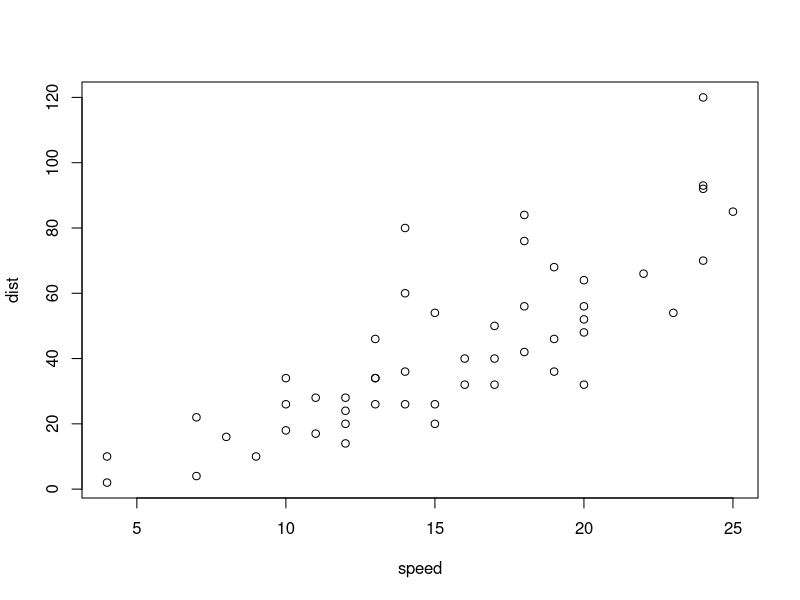
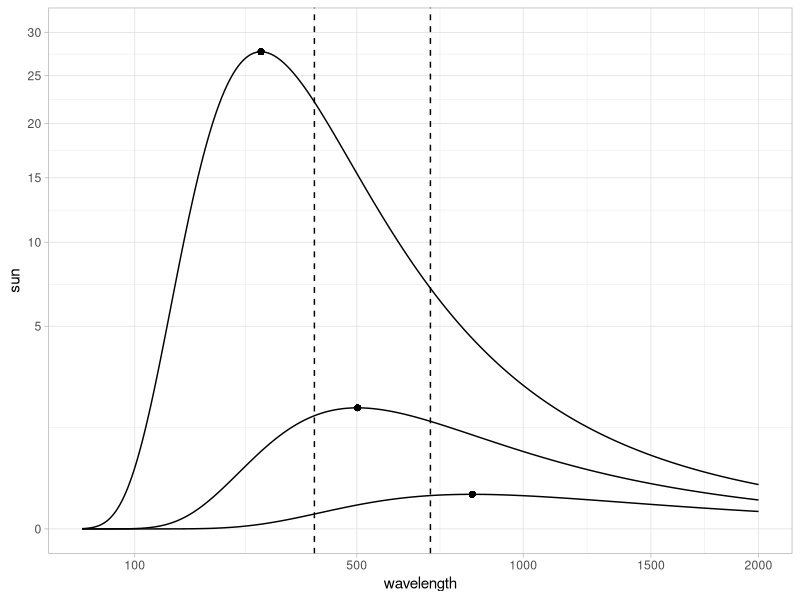
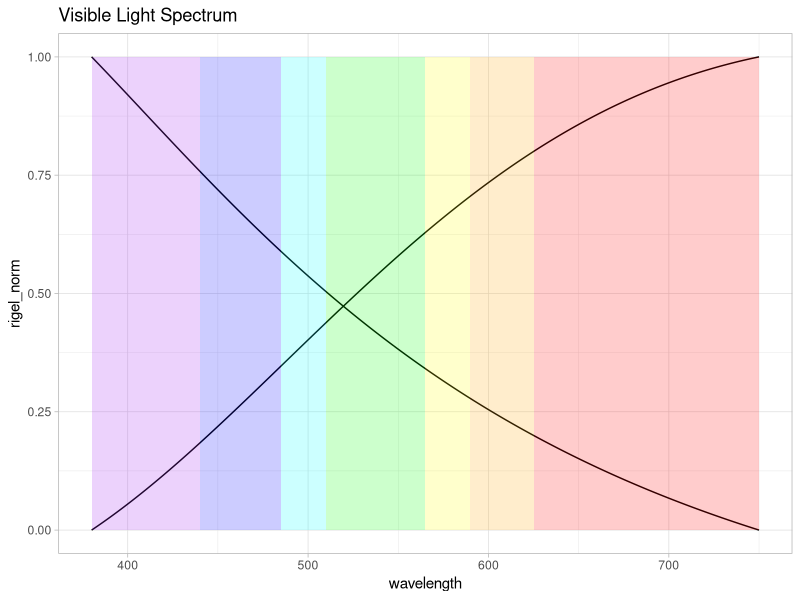
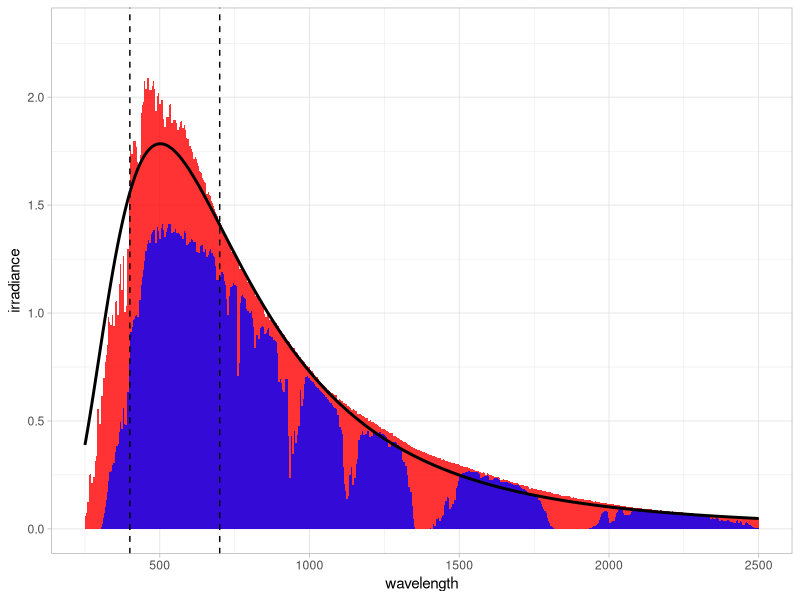

The R source for these figures, in order:
## ---- chunk 1
plot(cars)
## ---- chunk 2
library(ggplot2)
library(dplyr)
## ---- chunk 3
# constants
h <- 6.626e-34
kb <- 1.380e-23
c <- 299792458
wiens <- 2.90e6

r_sun <- 6.95e5 # km
r_earth <- 1.496e8 # km
wavelength_scale <- 1e-9 # nm
correction_factor <- ((r_sun/r_earth)**2)*wavelength_scale

blackbody_curve <- function(lambda, t) {
  return(
    ((2*pi*h*(c**2)) / (lambda**5)) * (1 / (exp((h*c)/(lambda*kb*t)) - 1))
  )
}


s <- seq(0, 3000e-9, 1e-9)
df <- data.frame(
  wavelength = s*1e9,
  rigel = blackbody_curve(s, 10000)*correction_factor,
  sun = blackbody_curve(s, 5778)*correction_factor,
  betelgeuse = blackbody_curve(s, 3500)*correction_factor
)


ggplot(df, aes(wavelength, sun)) + 
  geom_line() + 
  geom_line(aes(wavelength, rigel)) +
  geom_line(aes(wavelength, betelgeuse)) + 
  geom_vline(xintercept=400, linetype="dashed") +
  geom_vline(xintercept=700, linetype="dashed") +
  geom_point(aes(x=wiens/10000, y=blackbody_curve((wiens/10000)*1e-9, 10000)*correction_factor)) +
  geom_point(aes(x=wiens/5778, y=blackbody_curve((wiens/5778)*1e-9, 5778)*correction_factor)) +
  geom_point(aes(x=wiens/3500, y=blackbody_curve((wiens/3500)*1e-9, 3500)*correction_factor)) +
  scale_y_continuous(trans="sqrt", breaks=c(0, 5, 10, 15, 20, 25, 30), limits=c(0, 30)) + 
  scale_x_continuous(trans="sqrt", breaks=c(100, 500, 1000, 1500, 2000), limits=c(50, 2000)) +
  theme_light()


## ---- chunk 4

# TODO: CHange axis y to "more" and "less" remission, numbers not important


visible_df <- df %>% 
  filter((wavelength >= 380) & (wavelength <= 750)) %>%
  mutate(rigel_norm = (rigel - min(rigel))/(max(rigel) - min(rigel))) %>%
  mutate(betelgeuse_norm = (betelgeuse - min(betelgeuse))/(max(betelgeuse) - min(betelgeuse)))

ggplot(visible_df, aes(wavelength, rigel_norm)) + 
  # geom_rect(aes(xmin = 380, xmax = 440, ymin = 0, ymax = 1), fill = "purple", alpha = 0.1) +
  # geom_rect(aes(xmin = 440, xmax = 485, ymin = 0, ymax = 1), fill = "blue", alpha = 0.1) +
  # geom_rect(aes(xmin = 485, xmax = 510, ymin = 0, ymax = 1), fill = "cyan", alpha = 0.1) +
  # geom_rect(aes(xmin = 510, xmax = 565, ymin = 0, ymax = 1), fill = "green", alpha = 0.1) +
  # geom_rect(aes(xmin = 565, xmax = 590, ymin = 0, ymax = 1), fill = "yellow", alpha = 0.1) +
  # geom_rect(aes(xmin = 590, xmax = 625, ymin = 0, ymax = 1), fill = "orange", alpha = 0.1) +
  # geom_rect(aes(xmin = 625, xmax = 750, ymin = 0, ymax = 1), fill = "red", alpha = 0.1) +
  geom_line() + 
  # geom_line(aes(wavelength, rigel)) +
  geom_line(aes(wavelength, betelgeuse_norm)) +
  annotate("rect", xmin=380, xmax=440, ymin=0, ymax=1, alpha=0.2, fill="purple") +
  annotate("rect", xmin = 440, xmax = 485, ymin = 0, ymax = 1, fill = "blue", alpha = 0.2) +
  annotate("rect", xmin = 485, xmax = 510, ymin = 0, ymax = 1, fill = "cyan", alpha = 0.2) +
  annotate("rect", xmin = 510, xmax = 565, ymin = 0, ymax = 1, fill = "green", alpha = 0.2) +
  annotate("rect", xmin = 565, xmax = 590, ymin = 0, ymax = 1, fill = "yellow", alpha = 0.2) +
  annotate("rect", xmin = 590, xmax = 625, ymin = 0, ymax = 1, fill = "orange", alpha = 0.2) +
  annotate("rect", xmin = 625, xmax = 750, ymin = 0, ymax = 1, fill = "red", alpha = 0.2) +
  ggtitle("Visible Light Spectrum") +
  theme_light()
  # geom_rect(aes(xmin = 450, xmax = 485, ymin = 0, ymax = 1), fill = "blue", alpha = 0.1)
  # scale_y_continuous(trans="sqrt", breaks=c(0, 5, 10, 15, 20, 25, 30), limits=c(0, 30)) + 
  # xlim(c(380, 700))
  # scale_x_continuous(trans="sqrt", limits=c(380, 700))
## ---- chunk 5
library(readr)
## ---- chunk 6
e490_df <- read_csv("./solar_spectra_astm_e490_am0.csv") %>% 
  mutate_at(c("wavelength", "irradiance"), as.numeric)
head(e490_df)
## ---- chunk 7
g173_df <- read_csv("./solar_spectra_astm_g173_smarts.csv") %>% 
  mutate_at(c("wavelength", "global_irradiance", "direct_irradiance"), as.numeric)
head(g173_df)
## ---- chunk 8
ggplot(e490_df, aes(wavelength, irradiance)) + 
  geom_area(alpha=0.8 , size=0, colour="black", fill="red") +
  geom_area(data=g173_df, aes(wavelength, direct_irradiance), alpha=0.8 , size=0, colour="black", fill="blue") + 
  geom_line(data=df, aes(wavelength, sun), size=1) +
  geom_vline(xintercept=400, linetype="dashed") +
  geom_vline(xintercept=700, linetype="dashed") +
  xlim(c(250, 2500)) +
  ylim(c(0, 2.3)) +
  theme_light()
## ---- chunk 9

## ---- chunk 10

